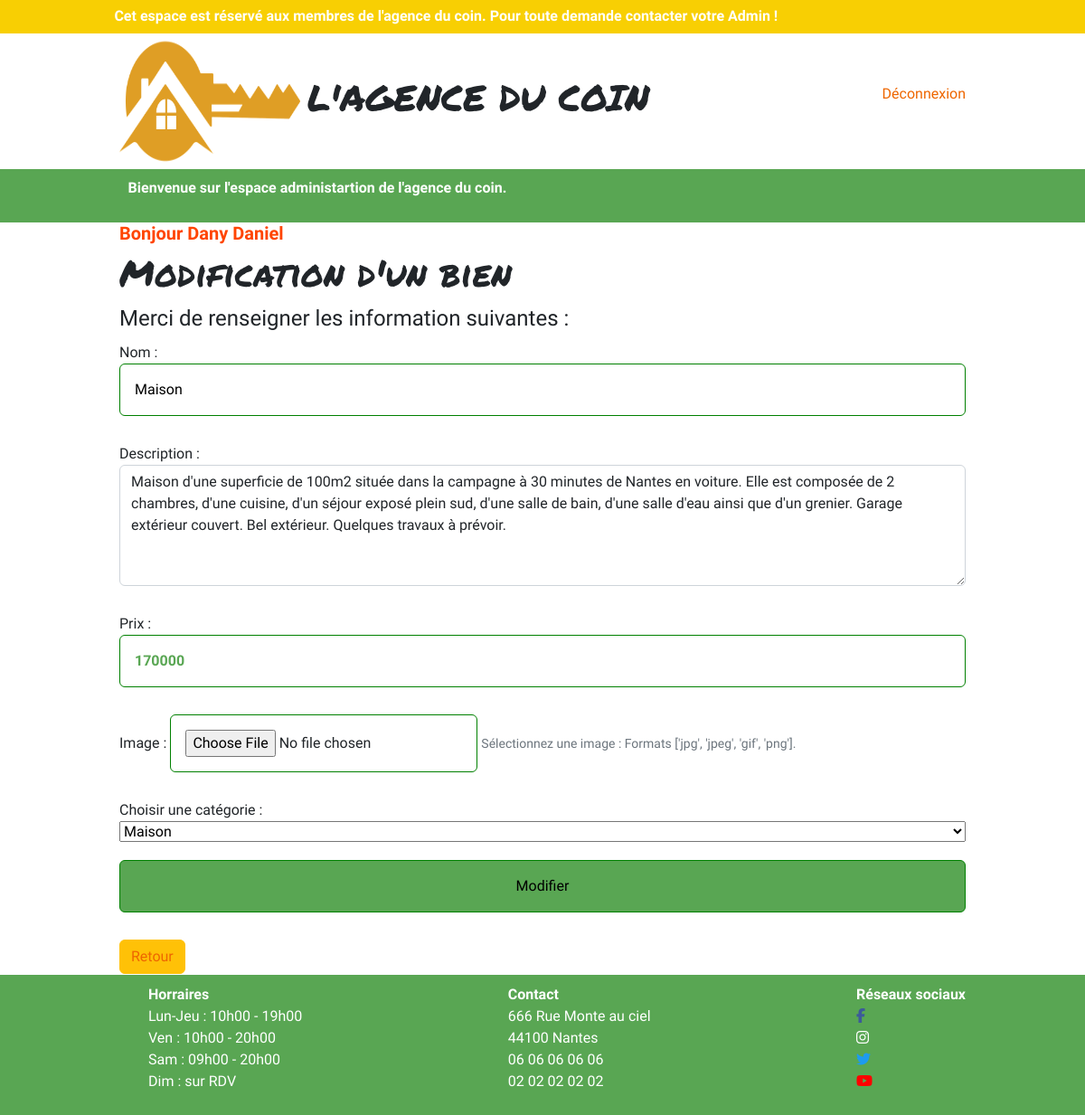
The app's page /BackOffice213/index.php?route=update&id=2 (signed in) with its own data.
### tables this page shows
CREATE TABLE `biens` (
  `id` int(11) NOT NULL,
  `name` varchar(100) NOT NULL,
  `description` longtext NOT NULL,
  `price` float NOT NULL,
  `image` varchar(250) NOT NULL,
  `category` int(11) NOT NULL
);

### BackOffice213/controllers/BiensController.php (called while the page is built, shortened)
<?php
class BiensController
{
    public function updateBiens($id)
    {
        $model = new \Models\Categories();
        $categories = $model->getAllCategories();
        $model = new \Models\Biens();
        $bien = $model->see($id);
        $addNewBien = [
            'addName'          => $bien['name'],
            'addDescription'   => $bien['description'],
            'addPrice'         => $bien['price'],
            'addImage'         => $bien['image'],
            'addCategory'      => $bien['category']
        ];
        include_once 'views/layout.phtml';
    }
}

### BackOffice213/models/Database.php (called while the page is built, shortened)
<?php
class Database
{
    protected $bdd;
    public function __construct()
    {
        $this->bdd = new \PDO('mysql:host=db.3wa.io;dbname=stefanstan_agence;charset=utf8', 'stefanstan', '948e24b6baa7e293be07f9f927dc1b8c');
    }
    protected function findAll($req, $params = [])
    {
        $query = $this->bdd->prepare($req);
        $query->execute($params);
        return $query->fetchAll();
    }
    protected function seeOne($id)
    {
        $query = $this->bdd->prepare("SELECT biens.id, biens.name, biens.description, biens.price, biens.image, categories.name AS category
                                    FROM biens LEFT JOIN categories ON biens.category = categories.id WHERE biens.id = ?");
        $query->execute([$id]);
        return $query->fetch();
    }
}

### BackOffice213/models/Biens.php (called while the page is built, shortened)
<?php
class Biens extends Database
{
    public function see($id)
    {
        return $this->seeOne($id);
    }
}

### BackOffice213/models/Categories.php (called while the page is built, shortened)
<?php
class categories extends Database
{
    public function getAllCategories()
    {
        $req = "SELECT * FROM categories ORDER BY id ASC";
        return $this->findAll($req);
    }
}

### BackOffice213/views/addFormBien.phtml (the view, shortened to what this page needs)
<?php if (array_key_exists('id', $_GET) && $_GET['id'] >= 1) : ?>
    <h1>Modification d'un bien</h1>
    <form method="POST" enctype="multipart/form-data" action="index.php?route=submitFormBien&id=<?= htmlspecialchars($_GET['id']) ?>" class="formulaire">
    <?php else : ?>
        <h1>Ajout d'un bien !</h1>
        <form method="POST" enctype="multipart/form-data" action="index.php?route=submitFormBien" class="formulaire">
        <?php endif; ?>
            <legend>Merci de renseigner les information suivantes :</legend>
            <label for="name">Nom :</label>
            <input type="text" name="name" id="name" value="<?= htmlspecialchars($addNewBien['addName']) ?>">
            <label for="description">Description :</label>
            <textarea class="form-control" id="description" name="description" rows="5" cols="33"><?= htmlspecialchars($addNewBien['addDescription']) ?></textarea>
            <label for="price">Prix :</label>
            <input type="number" id="price" name="price" value="<?= htmlspecialchars($addNewBien['addPrice']) ?>">
            <fieldset>
                <label for="image">Image : </label>
                <input type="file" accept="image/*" name="image" id="image">
                <small class="form-text text-muted">Sélectionnez une image : Formats ['jpg', 'jpeg', 'gif', 'png'].</small></br>
            </fieldset>
            <label for="category">Choisir une catégorie :</label>
            <select name="category">
                <?php foreach ($categories as $cat) : ?>
                    <option value="<?= htmlspecialchars($cat['id']) ?>" <?php if ($addNewBien['addCategory'] == $cat['name']) : ?> selected <?php endif; ?>><?= htmlspecialchars($cat['name']) ?></option>
                <?php endforeach; ?>
            </select>
            <?php if (array_key_exists('id', $_GET) && $_GET['id'] >= 1) : ?>
                <input type="submit" value="Modifier" class="input-color" />
            <?php else : ?>
                <input type="submit" value="Valider" class="input-color" />
            <?php endif; ?>
        </form>
        <button type="button" class="btn btn-warning"><a href=" index.php?route=accueil">Retour</a></button>

### public/CSS/style.css (style rules this page uses)
:root { --couleur-primaire: #D97059; --jaune: #f8cf03; --vert: #59a653; --blanc : #FFFFFF; --rouge : #CC0000; --general-size: 16px; }
* { margin: 0; padding:0; font-size: var(--general-size); font-family: 'Athiti'; }
body,html { height:100%; }
a { color: #EE6600; text-decoration: none; font-weight: normal; }
h1 { font-family: 'Permanent Marker', cursive; }
#price { font-weight:bold; color:var(--vert); }
.formulaire { display: flex; flex-direction: column; justify-content: center; }
input { border: solid 1px green; margin-bottom: 10px; padding: 16px; outline: none; border-radius: 6px; margin-bottom: 30px; }
.input-color { display:flex; justify-content: center; margin: o auto; background-color: var(--vert); }
textarea { margin-bottom: 30px; }
select { margin-bottom: 20px; }

### records on screen
biens: description "Maison d'une superficie de 100m2 située dans la campagne à 30 minutes de Nantes en voiture. Elle est composée de 2 chambres, d'une cuisine, d'un séjour exposé plein sud, d'une salle de bain, d'une salle d'eau ainsi que d'un grenier. Garage extérieur couvert. Bel extérieur. Quelques travaux à prévoir.", price "170000"

### other values on screen
$_SESSION['user']['nom'] "Dany"
$_SESSION['user']['prenom'] "Daniel"
form field category "Maison"
